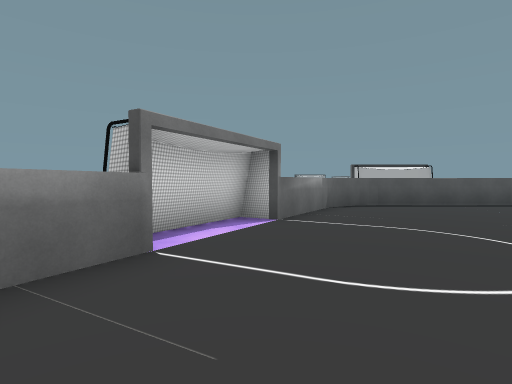
view 1 (above)

14 first-person views from a walk through a 3-D level made in the Unity game engine. The camera is 1.5 m above the floor, tilts 2° down and sees 80° across. The floor is counted in squares, 2 m on a side. Each view is taken from the middle of a square. On the plan, view 1 faces up. The plan holds only what a view shows up to about 10 squares ahead; the rest is blank. The place goes on beyond the plan. The player is left out.

view 2
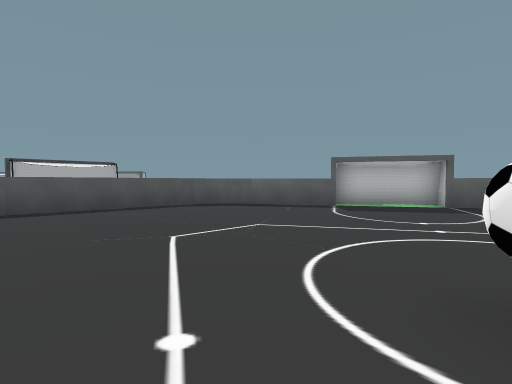

view 3
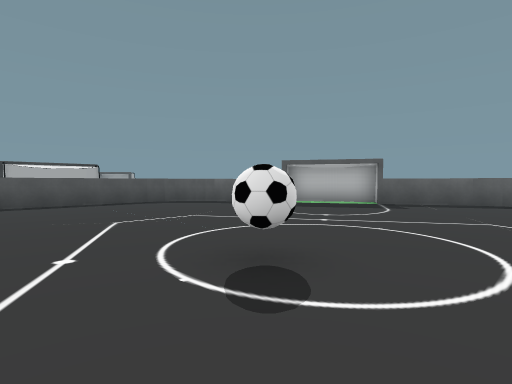

view 4
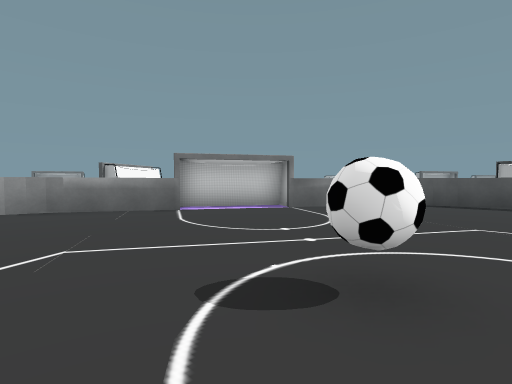

view 5
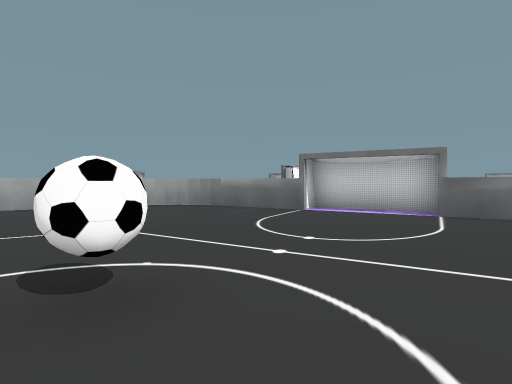

view 6
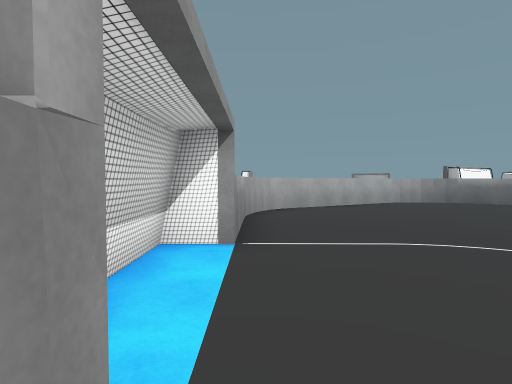

view 7
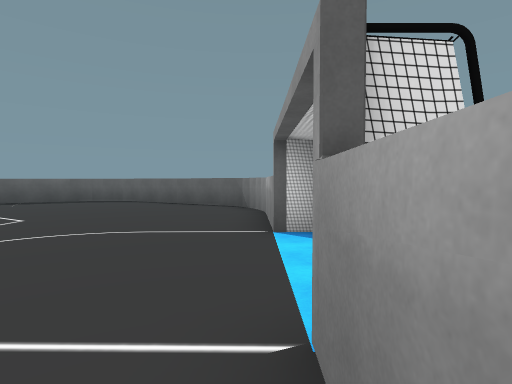

view 8
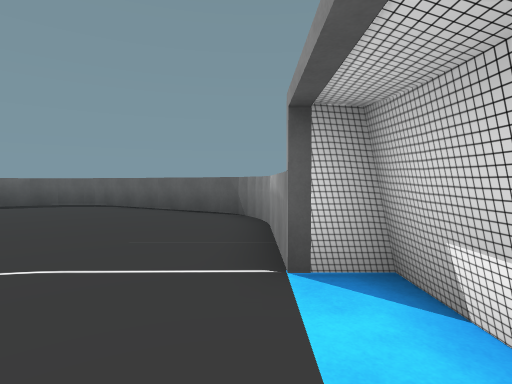

view 9
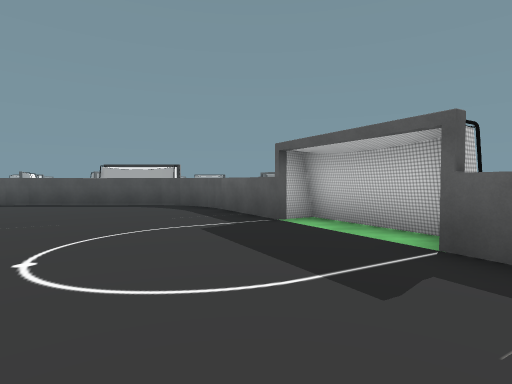

view 10
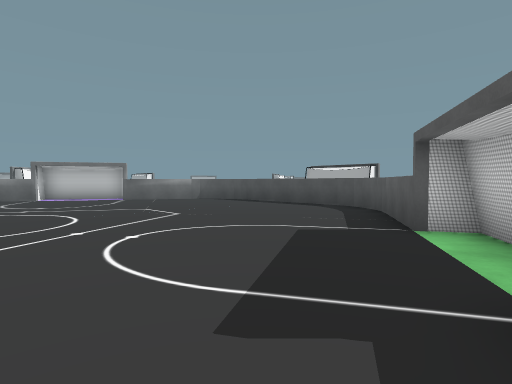

view 11
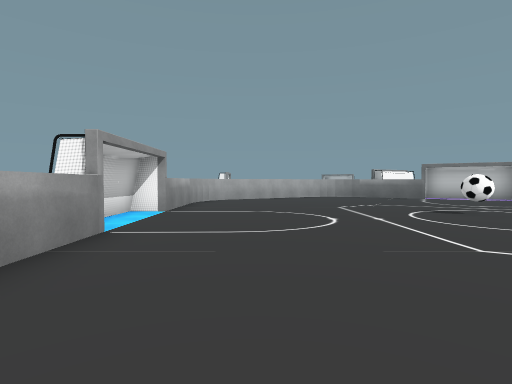

view 12
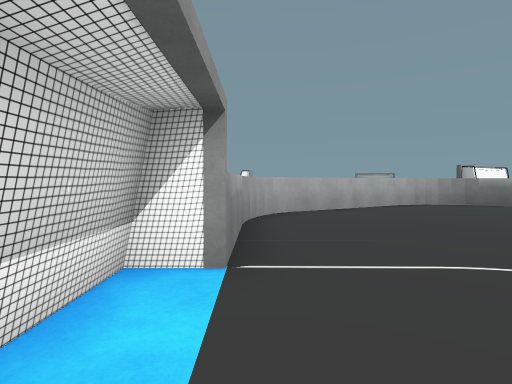

view 13
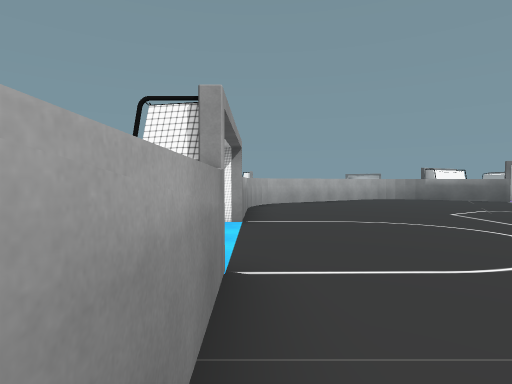

view 14
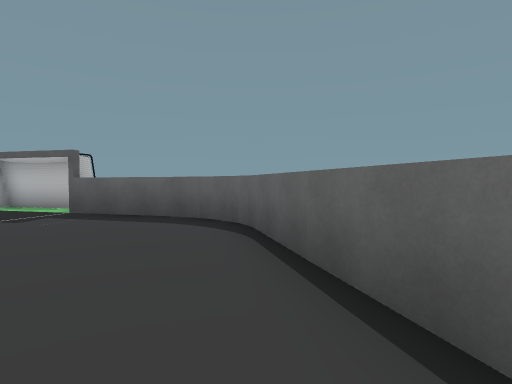

### Floor plan
Points are (right, up) in squares from view 1. A wall is a line through its corners. A room is listed if a view was taken in it or the views show most of it. See-through windows are left out.
Room 1 (views 1, 2, 3, 4, 5, 6, 7, 8, 9, 10, 11, 12, 13, 14)
walls: (10.4, -6.2) (10.9, -6.1) (11.4, -6); (9.9, 8.5) (9.6, 8.9); (1.7, 8.3) (0.4, 6) (-0.3, 6.4) (-1.8, 3.7) (-1.1, 3.3) (-2.7, 0.5); (14.5, 0.5) (13, 3.3) (13.6, 3.6) (12.1, 6.3) (11.4, 5.9) (9.9, 8.7); (1.6, -6.3) (4.4, -6.3) (4.4, -7.1) (7.5, -7.1) (7.5, -6.3) (10.5, -6.2); (1.3, -6.2) (1.8, -6.2); (-2.6, 0.6) (-2.8, 0.1); (14.6, 0.1) (14.5, 0.6); (9.4, 9) (8.9, 9.4); (11.2, -6) (11.6, -5.8); (2.3, 8.9) (2, 8.5); (-2.7, 0.2) (-2.8, -0.3); (0.9, -6.1) (1.4, -6.2); (12.3, -5.1) (14.4, -1.4); (14.7, -0.2) (14.6, 0.3); (2.6, 9.1) (2.2, 8.8); (14.6, -1) (14.7, -0.5); (-0.5, -5) (-0.2, -5.4); (14.7, -0.6) (14.7, -0.1); (8.1, 9.6) (3.7, 9.6); (2.9, 9.3) (2.5, 9); (-2.8, -0.2) (-2.8, -0.7); (0.5, -6) (1, -6.1); (3.3, 9.5) (2.8, 9.3); (8.7, 9.5) (8.2, 9.6); (0.2, -5.8) (0.6, -6); (-2.7, -1.1) (-2.5, -1.6); (-2.6, -1.5) (-0.4, -5.2); (-0.4, -5.3) (0, -5.6)
objects: ball (5, 1)

Where each view was taken, in squares from view 1:
view 1: 0 up, 0 right, facing up
view 2: 1 up, 3 right, facing up-right
view 3: 1 down, 3 right, facing up-right
view 4: 1 down, 6 right, facing up-left
view 5: 2 up, 7 right, facing left
view 6: 6 down, 8 right, facing left
view 7: 6 down, 3 right, facing right
view 8: 6 down, 5 right, facing right
view 9: 0 up, 11 right, facing up
view 10: 1 up, 13 right, facing up-left
view 11: 4 down, 12 right, facing left
view 12: 6 down, 7 right, facing left
view 13: 6 down, 10 right, facing left
view 14: 5 down, 11 right, facing up-right
